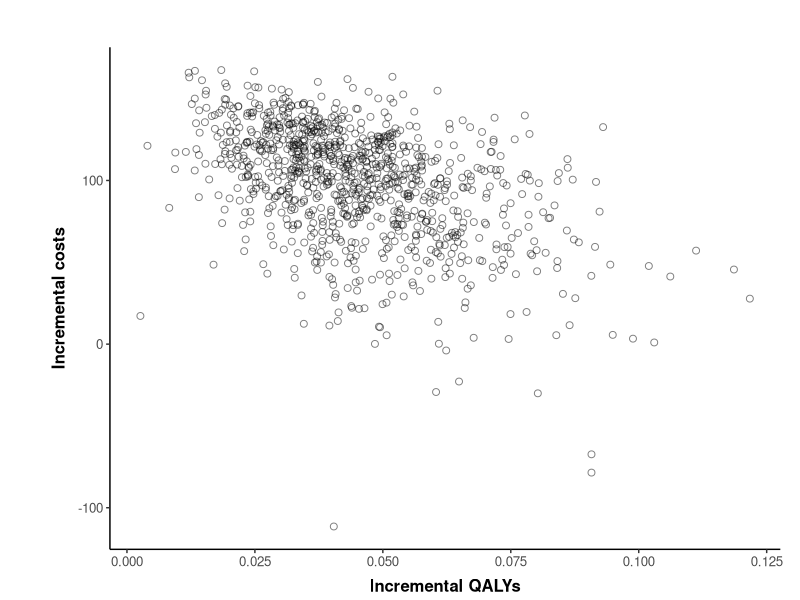
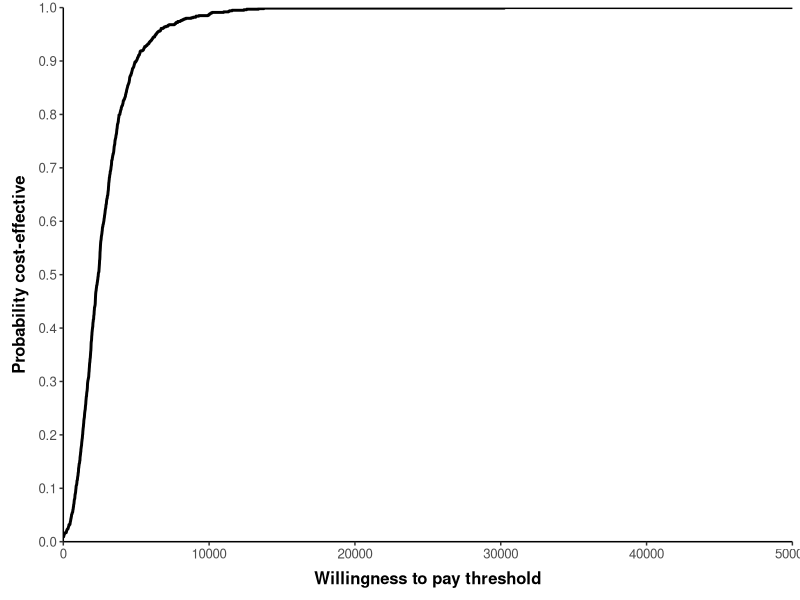
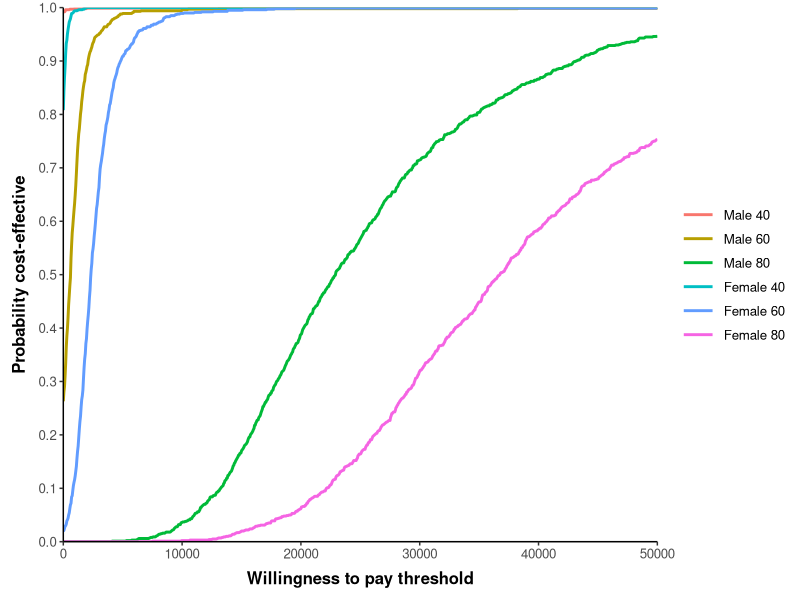

The R source for these figures, in order:
############ THR model #########################

##### (1) Set-up Model ######
### PACKAGES USED
if(!require(ggplot2)) install.packages('ggplot2')
library(ggplot2)

if(!require(reshape2)) install.packages('reshape2')
library(reshape2)

# setting the seed for reproducible results in sampling
set.seed(1234)

#  Reading the data needed from csv files
life.tables <- read.csv("life-table.csv", header=TRUE) ## importing lifetable
colnames(life.tables) <- c("Age","Index","Male","Female") ## making sure column names are correct
hazard.function <- read.csv("hazardfunction.csv", header=TRUE) ## importing the hazard inputs from the regression analysis
cov <- read.csv("cov55.csv",row.names=1,header=TRUE) ## importing the covariance matrix


### Structural inputs
state.names <- c("PrimaryTHR","SuccessP","RevisionTHR","SuccessR","Death")
n.states <- length(state.names) # number of states in the model
seed <- c(1,0,0,0,0) #  Seed the starting states of the model
cycles <- 60 ## number of cycles running the model
cycle.v <- 1:cycles ## a vector of cycle numbers 1 - 60
cDR <- 0.06 ## set the discount rate for costs (6%)
oDR <- 0.015 ## set the discount rate for outcomes (15%)
discount.factor.c <- 1/(1+cDR)^cycle.v ## the discount factor matrix
discount.factor.o <- 1/(1+oDR)^cycle.v  ## discount factor matrix for utility 

##### (2) Deterministic Parameters ######

# Create a list to store parameters
params <- list()

# COSTS:
cSP0 <- 394 ## Cost of standard prosthesis
cNP1 <- 579 ## Cost of new prosthesis 1
cPrimary <- 0  ## Cost of a primary THR procedure - set to 0 for this model 
cSuccess <- 0 ## Cost of success - set to 0 for this model

#### (3) Defining shape and scale values for probabilistic parameters ####
mn.cRevision <- 5294 ## mean cost of revision surgery
se.cRevision <- 1487 ## standard error of cost of revision surgery
a.cRevision <- (mn.cRevision/se.cRevision)^2 ## shape for cost of revision surgery 
b.cRevision <- (se.cRevision^2)/mn.cRevision ## scale value for cost of revision surgery

params$cRevision <- c(shape = a.cRevision, scale = b.cRevision)

###  Transition probabilities - alpha & beta values:
a.PTHR2dead <- 2 ## alpha value for operative mortality from primary surgery
b.PTHR2dead <- 100- a.PTHR2dead ## beta value for operative mortality from primary surgery

params$PTHR2dead <- c(a = a.PTHR2dead, b = b.PTHR2dead)

a.rrr <- 4   ## alpha value for re-revision risk
b.rrr <- 100-a.rrr  ## beta value for re-revision risk

params$rrr <- c(a = a.rrr, b = b.rrr)

##  UTILITIES:
# primary prosthesis
mn.uSuccessP <- 0.85 ## mean utility value for successful primary prosthesis
se.uSuccessP <- 0.03 ## standard errror utility value for successful primary prosthesis
ab.uSuccessP <- mn.uSuccessP*(1-mn.uSuccessP)/(se.uSuccessP^2)-1 ## estimating alpha plus beta (ab)
a.uSuccessP <- mn.uSuccessP*ab.uSuccessP ## estimating alpha (a)
b.uSuccessP <- a.uSuccessP*(1-mn.uSuccessP)/mn.uSuccessP ## estimating beta (b)

params$uSuccessP <- c(a = a.uSuccessP, b = b.uSuccessP, ab = ab.uSuccessP)

## revision surgery
mn.uSuccessR <- 0.75 ## mean utility value for having a successful Revision THR
se.uSuccessR <- 0.04 ## standard error utility value for having a successful Revision THR
ab.uSuccessR <- mn.uSuccessR*(1-mn.uSuccessR)/(se.uSuccessR^2)-1 ## alpha + beta (ab)
a.uSuccessR <- mn.uSuccessR*ab.uSuccessR ## alpha (a)
b.uSuccessR <- a.uSuccessR*(1-mn.uSuccessR)/mn.uSuccessR ## beta(b)

params$uSuccessR <- c(a = a.uSuccessR, b = b.uSuccessR, ab = ab.uSuccessR)

## during the revision period 
mn.uRevision <- 0.30 ## mean utility score during the revision period
se.uRevision <- 0.03 ## standard error utility score during the revision period
ab.uRevision <- mn.uRevision*(1-mn.uRevision)/(se.uRevision^2)-1 ## alpha + beta (ab)
a.uRevision  <- mn.uRevision*ab.uRevision ## alpha (a)
b.uRevision  <- a.uRevision*(1-mn.uRevision)/mn.uRevision ## beta(b)

params$uRevision <- c(a = a.uRevision, b = b.uRevision, ab = ab.uRevision)

### (4) Define Hazard function parameters ####

## Coefficients - on the log hazard scale
# vector of mean values from the regression analysis
params$hazard <- hazard.function$coefficient

# Covariance matrix 
params$cov <- cov

##### (5) Sampling #####

sim.runs <- 1000 

psa.sampling <- function(age = 60, 
                         male = 0, 
                         params,
                         sim.runs = 1000){
  #### FUNCTION: sample probablistic parameters according to age and sex
  #### INPUTS: age (numeric), male (0 for female, 1 for male), though 
  #### other variables which are defined above are called within the function
  ### e.g. cycles
  #### OUTPUTS: a list with data frames and vectors for probablistic parameters 
  
  #### Hazard function sampling

  n.draws <- 5
  z <- matrix(      
          rnorm(n.draws*sim.runs, 0, 1),                   # normal distribution N(0,1)
          nrow = sim.runs, ncol = n.draws)                 # n_draws random samples, by sim.runs
  r.table <- matrix(0, nrow = sim.runs, ncol = n.draws)
  colnames(r.table) <- names(params$cov)
  
  cholm <- t(chol(t(params$cov)))             # lower triangle of the Cholesky decomposition
  
  
  for(i in 1:sim.runs){
    Tz <- cholm %*% z[i,] 
    x <- params$hazard + Tz 
    r.table[i,] <- x[,1]
  }
  
  r <- as.data.frame(r.table)
  gamma.vec <- exp(r$lngamma)
  lambda.vec <- exp(r$cons + age * r$age + male*r$male)
  RR.vec <- exp(r$NP1)
  survival.df <- data.frame(gamma.vec,lambda.vec)## creating a data.frame with the parameters
  
  ###  Transition probabilities
  tp.PTHR2dead <- rbeta(sim.runs, params$PTHR2dead['a'], params$PTHR2dead['b']) ## OMR following primary THR
  tp.RTHR2dead <- rbeta(sim.runs, params$PTHR2dead['a'], params$PTHR2dead['b'])  ## OMR following revision THR
  
  ## creating a data.frame of sampled transition probabilites
  omr.df <- data.frame(tp.PTHR2dead, tp.RTHR2dead) 

  #tp.rrr.vec <-rbeta(sim.runs, a.rrr, b.rrr) ## Re-revision risk transitions vector (delete)
  tp.rrr.vec <-rbeta(sim.runs, params$rrr['a'], params$rrr['b']) ## Re-revision risk transitions vector

  
  ###  Costs
  c.revision.vec <- rgamma(sim.runs, 
                           shape = params$cRevision['shape'], 
                           scale = params$cRevision['scale']) ## Gamma distribution draw for cost of revision surgery

  ##  Utilities
  uSuccessP <- rbeta(sim.runs, params$uSuccessP['a'], params$uSuccessP['b']) 
  uSuccessR <- rbeta(sim.runs, params$uSuccessR['a'], params$uSuccessR['b']) 
  uRevision <- rbeta(sim.runs, params$uRevision['a'], params$uRevision['b']) 
  
  ## Make a data frame to pass into the function
  state.utilities.df <- data.frame(uprimary=rep(0, sim.runs), 
                                   uSuccessP, uRevision, uSuccessR,
                                   udeath=rep(0, sim.runs))
  
  #### Life-table sampling 
  
  # set life table values based on age and sex (not probabilistic but dependent on)
  # age and sex variables chosen
  current.age <- age + cycle.v ## a vector of cohort age throughout the model
  interval <- findInterval(current.age, life.tables$Index)
  
  death.risk <- data.frame(age = current.age, 
                           male = life.tables[interval, 'Male'], 
                           female = life.tables[interval, 'Female'])
  
  col.key <- ifelse(male, "male", "female")
  mortality.vec <- death.risk[,col.key]
  
  ## combine outputs
  return(list(RR.vec = RR.vec,
              omr.df = omr.df,
              tp.rrr.vec = tp.rrr.vec,
              survival.df = survival.df,
              c.revision.vec = c.revision.vec,
              state.utilities.df = state.utilities.df,
              mortality.vec = mortality.vec))
}

sample.output <- psa.sampling(params = params, 
                              sim.runs = sim.runs)


### Defining outputs from sampling
RR.vec <- sample.output$RR.vec
omr.df <- sample.output$omr.df
tp.rrr.vec <- sample.output$tp.rrr.vec
survival.df <- sample.output$survival.df
c.revision.vec <- sample.output$c.revision.vec 
state.utilities.df <- sample.output$state.utilities.df 
mortality.vec <- sample.output$mortality.vec
## take a look at the above vectors and data.frames to see the samples produced
## these are defined out of the list here for use in the value of information analysis later on

#### (6) The THR Model Function #####
model.THR <- function(RR.NP1, ## from RR.vec based on age/sex
                      omr,  ## from omr.df
                      tp.rrr, ## from tp.rrr.vec
                      survival, ## from survival.df based on age/sex
                      c.revision, ## from c.revision.vec
                      state.util,## from state.utilities.df
                      mortality.vec) { ## background mortality based on life tables for age/sex combination
  ### FUNCTION: Run the THR model on the deterministic and probablistic parameters
  ## INPUTS: 3 data.frame rows (1 row from omr.df, survival.df & state.utilities.df) 
  ##        and 3 vector values (1 value from vectors; c.revision.vector, tp.rrr.vector, RR.vec)though 
  #### other variables which are defined above are called within the function
  ### e.g. cycles & age/sex are set in the psa.sampling function
  ## OUTPUTS: a labelled numeric output providing costs and qalys for SP0 and NP1, given the set of input parameters
  
  ## First, we need to unpack values from the data.frames provided to the function 
  # COSTS:
  state.costs<-c(cPrimary, cSuccess, c.revision, cSuccess, 0) ## a vector with the costs for each state
  # UTILITIES:
  state.utilities <- unlist(state.util) ## unlist used to produce a vector from list formatting
  # TRANSITIONS
  tp.PTHR2dead <- unlist(omr[1,1])
  tp.RTHR2dead <- unlist(omr[1,2])
  gamma <- unlist(survival[1,1])
  lambda <- unlist(survival[1,2])
  
  ### Integrating revision and mortality risks  
  revision.risk.sp0 <- 1- exp(lambda * ((cycle.v-1) ^gamma-cycle.v ^gamma))
  revision.risk.np1 <- 1- exp(lambda * RR.NP1 * ((cycle.v-1) ^gamma-cycle.v ^gamma))
  # Transition arrays
  tm.SP0 <- array(data=0,dim=c(n.states, n.states, cycles),
                  dimnames= list(state.names, state.names, 1:cycles)) ## an empty array of dimenions (number of states, number of states, number of cycles)
  # Now using vectorisation to complete this 
  tm.SP0["PrimaryTHR","Death",] <- tp.PTHR2dead 
  tm.SP0["PrimaryTHR","SuccessP",] <- 1 - tp.PTHR2dead 
  tm.SP0["SuccessP","RevisionTHR",] <- revision.risk.sp0 
  tm.SP0["SuccessP","Death",] <- mortality.vec
  tm.SP0["SuccessP","SuccessP",] <- 1 - revision.risk.sp0 - mortality.vec
  tm.SP0["RevisionTHR","Death",] <- tp.RTHR2dead + mortality.vec
  tm.SP0["RevisionTHR","SuccessR",] <- 1 - tp.RTHR2dead - mortality.vec
  tm.SP0["SuccessR","RevisionTHR",] <- tp.rrr
  tm.SP0["SuccessR","Death",] <- mortality.vec
  tm.SP0["SuccessR","SuccessR",] <- 1 - tp.rrr - mortality.vec
  tm.SP0["Death","Death",] <- 1 
  #  Create a trace for the standard prosthesis arm
  trace.SP0 <- matrix(data=0, nrow=cycles, ncol=n.states)
  colnames(trace.SP0) <- state.names
  
  trace.SP0[1,] <- seed%*%tm.SP0[,,1]
  
  for (i in 2:cycles) trace.SP0[i,] <- trace.SP0[i-1,]%*%tm.SP0[,,i]
  
  ####  NP1 ARM 
  tm.NP1 <- array(data=0,dim=c(n.states, n.states, cycles),
                  dimnames= list(state.names, state.names, 1:cycles)) ## an empty array of dimenions (number of states, number of states, number of cycles)
  ## naming all dimensions
  ### create a loop that creates a time dependent transition matrix for each cycle
  tm.NP1["PrimaryTHR","Death",] <- tp.PTHR2dead ## Primary THR either enter the death state or.. or..
  tm.NP1["PrimaryTHR","SuccessP",] <- 1 - tp.PTHR2dead ## they go into the success THR state 
  tm.NP1["SuccessP","RevisionTHR",] <- revision.risk.np1 ## revision risk with NP1 treatment arm 
  tm.NP1["SuccessP","Death",] <- mortality.vec
  tm.NP1["SuccessP","SuccessP",] <- 1 - revision.risk.np1 - mortality.vec
  tm.NP1["RevisionTHR","Death",] <- tp.RTHR2dead + mortality.vec
  tm.NP1["RevisionTHR","SuccessR",] <- 1 - tp.RTHR2dead - mortality.vec
  tm.NP1["SuccessR","RevisionTHR",] <- tp.rrr
  tm.NP1["SuccessR","Death",] <- mortality.vec[i]
  tm.NP1["SuccessR","SuccessR",] <- 1 - tp.rrr - mortality.vec
  tm.NP1["Death","Death",] <- 1 
  
  #  Create a trace for the standard prosthesis arm
  trace.NP1 <- matrix(data=0,nrow=cycles,ncol=n.states)
  colnames(trace.NP1) <- state.names
  trace.NP1[1,] <- seed%*%tm.NP1[,,1]
  for (i in 2:cycles) trace.NP1[i,] <- trace.NP1[i-1,]%*%tm.NP1[,,i]
  
  #### Analysis
  # COST #
  cost.SP0 <- trace.SP0%*%state.costs  
  disc.cost.SP0 <- (discount.factor.c%*%cost.SP0) + cSP0   
  cost.NP1 <- trace.NP1%*%state.costs  
  disc.cost.NP1 <- (discount.factor.c%*%cost.NP1) + cNP1 
  
  # QALYS #
  QALYs.SP0 <- trace.SP0%*%state.utilities ## utility per cycle
  disc.QALYs.SP0 <- colSums(discount.factor.o%*%QALYs.SP0) ## total discounted utility
  QALYs.NP1 <- trace.NP1%*%state.utilities ## utility per cycle
  disc.QALYs.NP1 <- colSums(discount.factor.o%*%QALYs.NP1) ## total discounted utility
  
  output <- c(cost.SP0 = disc.cost.SP0,
              qalys.SP0 = disc.QALYs.SP0,
              cost.NP1 = disc.cost.NP1,
              qalys.NP1 = disc.QALYs.NP1,
              inc.cost = disc.cost.NP1 - disc.cost.SP0,
              inc.qalys = disc.QALYs.NP1 - disc.QALYs.SP0)
  
  return(output)
  
}

#### (7) Running the simulations ########

## creating an empty data.frame for simulation results to fill:
simulation.results <- data.frame("cost.SP0" = rep(as.numeric(NA), sim.runs), ## use the rep() function to create sim.runs rows of values
                                 "qalys.SP0"= rep(as.numeric(NA),sim.runs),
                                 "cost.NP1" = rep(as.numeric(NA),sim.runs),
                                 "qalys.NP1" = rep(as.numeric(NA), sim.runs),
                                 "inc.cost" = rep(as.numeric(NA),sim.runs),
                                 "inc.qalys"=  rep(as.numeric(NA),sim.runs))


## running the simulations and filling the simulation.results data.frame:
for(i in 1:sim.runs){
  simulation.results[i,] <-model.THR(RR.vec[i], omr.df[i,],  
                                     tp.rrr.vec[i], survival.df[i,],
                                     c.revision.vec[i], 
                                     state.utilities.df[i,], mortality.vec) 
  
}


### (8) Estimating average net monetary benefit ####

p.CE<-function(WTP, simulation.results) {# Estimate the probability of cost-effectiveness for a given willingness-to-pay ceiling ratio
  ## a function that estimates the probability of the new intervention
  # being cost-effective 
  # INPUTS: WTP = willingness to pay value (numeric)
  #         simulation.results = a data.frame output of PSA simulations which includes
  #         columns names "inc.qalys" and "inc.cost"   
  # OUTPUTS: A numeric value specifying the probability of cost-effectiveness given the inputs
  nmb <- simulation.results[,"inc.qalys"]*WTP - simulation.results[,"inc.cost"] ## vector of NMB estimates for each simulation length 1:sim.runs
  CE <- nmb>0   ## vector of TRUE/FALSE for each simulation length 1:sim.runs
  probCE<- mean(CE) ## the mean value of TRUE (=1) and FALSE (=0)
  return(probCE)
}

# Generate CEAC table
WTP.values <- seq(from = 0, to = 50000, by = 10) ## use the seq() function to get a vector of specified numeric values
CEAC <- data.frame(WTP = WTP.values, 
                   pCE = rep(as.numeric(NA),length(WTP.values)))

for (i in 1:length(WTP.values)) {
  CEAC[i,"pCE"]<- p.CE(CEAC[i,"WTP"], simulation.results)
}

##### (9) Subgroup Analyses ######

# Run model for each subgroup, inputting the age and sex into the function, and record results within the array
sample.sub <- list()
sample.sub[[1]]<- psa.sampling(age = 40, male = 1, params = params)
sample.sub[[2]]<- psa.sampling(age = 60, male = 1, params = params)
sample.sub[[3]]<- psa.sampling(age = 80, male = 1, params = params)
sample.sub[[4]]<- psa.sampling(age = 40, male = 0, params = params)
sample.sub[[5]]<- psa.sampling(age = 60, male = 0, params = params)
sample.sub[[6]]<- psa.sampling(age = 80, male = 0, params = params)

# CREATE ARRAY TO STORE THE RESULTS OF THE MODEL IN EACH SUBGROUP
subgroups.names <- c("Male 40", "Male 60", "Male 80", "Female 40", "Female 60", "Female 80")
subgroups.n <- length(subgroups.names)
simulation.subgroups <- array(data = 0, dim = c(sim.runs, length(colnames(simulation.results)), subgroups.n),
                              dimnames = list(1:sim.runs, colnames(simulation.results),subgroups.names))

for(i in 1:sim.runs){ 
  for(j in 1:6){ ## column = each subgroup
    simulation.subgroups[i,,j] <- model.THR(sample.sub[[j]]$RR.vec[i], sample.sub[[j]]$omr.df[i,],  sample.sub[[j]]$tp.rrr.vec[i], 
                                            sample.sub[[j]]$survival.df[i,],sample.sub[[j]]$c.revision.vec[i], 
                                            sample.sub[[j]]$state.utilities.df[i,], mortality.vec = sample.sub[[j]]$mortality.vec)
  }
}

# Create a CEAC table with lambda value sequence
WTP.values <- seq(from = 0, to = 50000, by = 50)
CEAC.subgroups <- matrix(data= as.numeric(NA), nrow=length(WTP.values), ncol=subgroups.n + 1)
CEAC.subgroups <- as.data.frame(CEAC.subgroups)
colnames(CEAC.subgroups) <- c("WTP", subgroups.names)
# Estimate probability cost-effective for all subgroups
for (i in 1:length(WTP.values)) {
  CEAC.subgroups[i,1]<-WTP.values[i]
  CEAC.subgroups[i,2]<-p.CE(WTP.values[i], simulation.subgroups[,,1])
  CEAC.subgroups[i,3]<-p.CE(WTP.values[i], simulation.subgroups[,,2])
  CEAC.subgroups[i,4]<-p.CE(WTP.values[i], simulation.subgroups[,,3])
  CEAC.subgroups[i,5]<-p.CE(WTP.values[i], simulation.subgroups[,,4])
  CEAC.subgroups[i,6]<-p.CE(WTP.values[i], simulation.subgroups[,,5])
  CEAC.subgroups[i,7]<-p.CE(WTP.values[i], simulation.subgroups[,,6])
}


######***(10) Graphical Outputs ****#####################

#### (a) COST-EFFECTIVENESS PLANE #####
## Plotting:
xlabel = "Incremental QALYs"
ylabel = "Incremental costs"
ggplot(simulation.results) + 
  geom_point(shape = 21, size = 2, colour = "black", fill = NA, alpha = 0.5, aes(x=inc.qalys, y=inc.cost)) + 
  labs(x = xlabel, text = element_text(size=10)) + labs (y = ylabel, text = element_text(size=10)) + theme_classic() +
  theme(legend.title = element_blank(), axis.title=element_text(face="bold"), 
        axis.title.x = element_text(margin = margin(t = 7, r = 0, b = 3, l = 0)), 
        axis.title.y = element_text(margin = margin(t = 0, r = 7, b = 0, l = 3)), 
        panel.grid.major = element_blank(), panel.grid.minor = element_blank(), 
        legend.key.width=unit(1.8,"line"), text = element_text(size=12),
        plot.margin=unit(c(1.2,0.5,0,1.2),"cm"))

### (b) COST-EFFECTIVENESS ACCEPTABILITY CURVES ####

## plotting:
xlabel = "Willingness to pay threshold"
ylabel = "Probability cost-effective"
ggplot(CEAC) + geom_line(aes(x=WTP, y=pCE), size=1) + 
  labs(x = xlabel, text = element_text(size=10)) + labs(y = ylabel, text = element_text(size=10)) + theme_classic() +
  theme(legend.title = element_blank(), axis.title=element_text(face="bold"), 
        axis.title.x = element_text(margin = margin(t = 7, r = 0, b = 3, l = 0)), 
        axis.title.y = element_text(margin = margin(t = 0, r = 7, b = 0, l = 3)), 
        panel.grid.major = element_blank(), panel.grid.minor = element_blank(), 
        legend.key.width=unit(1.8,"line"), text = element_text(size=12)) + 
  scale_x_continuous(expand = c(0, 0.1)) + 
  scale_y_continuous(limits = c(0,1), breaks=seq(0,1,0.1), expand = c(0, 0))


## To plot the CEAC for subgroups We need to reshape the data from wide to long to use in ggplot 
CEAC.subgroups.long <- melt(CEAC.subgroups, id.vars = c("WTP"))
colnames(CEAC.subgroups.long) <- c("WTP", "group", "pCE")
## plotting:
xlabel = "Willingness to pay threshold"
ylabel = "Probability cost-effective"
ggplot(CEAC.subgroups.long) + geom_line(aes(x=WTP, y=pCE, color=group), size=1) + 
  labs(x = xlabel, text = element_text(size=10)) + labs(y = ylabel, text = element_text(size=10)) + theme_classic() +
  theme(legend.title = element_blank(), axis.title=element_text(face="bold"), 
        axis.title.x = element_text(margin = margin(t = 7, r = 0, b = 3, l = 0)), 
        axis.title.y = element_text(margin = margin(t = 0, r = 7, b = 0, l = 3)), 
        panel.grid.major = element_blank(), panel.grid.minor = element_blank(), 
        legend.key.width=unit(1.8,"line"), text = element_text(size=12)) + 
  scale_x_continuous(expand = c(0, 0.1)) + 
  scale_y_continuous(limits = c(0,1), breaks=seq(0,1,0.1), expand = c(0, 0))
